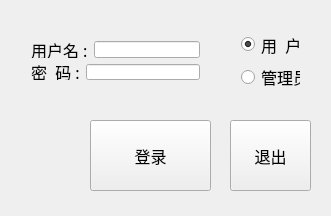
<?xml version="1.0" encoding="UTF-8"?>
<ui version="4.0">
 <class>loginWindow</class>
 <widget class="QMainWindow" name="loginWindow">
  <property name="geometry">
   <rect>
    <x>0</x>
    <y>0</y>
    <width>331</width>
    <height>216</height>
   </rect>
  </property>
  <property name="windowTitle">
   <string>loginWindow</string>
  </property>
  <widget class="QWidget" name="centralWidget">
   <widget class="QWidget" name="layoutWidget">
    <property name="geometry">
     <rect>
      <x>20</x>
      <y>30</y>
      <width>191</width>
      <height>61</height>
     </rect>
    </property>
    <layout class="QVBoxLayout" name="verticalLayout_2">
     <item>
      <layout class="QHBoxLayout" name="horizontalLayout_5">
       <item>
        <widget class="QLabel" name="nameLab">
         <property name="font">
          <font>
           <family>宋体</family>
           <pointsize>12</pointsize>
          </font>
         </property>
         <property name="text">
          <string>用户名 :</string>
         </property>
        </widget>
       </item>
       <item>
        <widget class="QLineEdit" name="nameEdit">
         <property name="font">
          <font>
           <family>宋体</family>
           <pointsize>12</pointsize>
          </font>
         </property>
        </widget>
       </item>
      </layout>
     </item>
     <item>
      <layout class="QHBoxLayout" name="horizontalLayout_6">
       <item>
        <widget class="QLabel" name="pwdLab">
         <property name="font">
          <font>
           <family>宋体</family>
           <pointsize>12</pointsize>
          </font>
         </property>
         <property name="text">
          <string>密  码 :</string>
         </property>
        </widget>
       </item>
       <item>
        <widget class="QLineEdit" name="pwdEdit">
         <property name="font">
          <font>
           <family>宋体</family>
           <pointsize>12</pointsize>
          </font>
         </property>
         <property name="echoMode">
          <enum>QLineEdit::Password</enum>
         </property>
        </widget>
       </item>
      </layout>
     </item>
    </layout>
   </widget>
   <widget class="QWidget" name="layoutWidget_2">
    <property name="geometry">
     <rect>
      <x>230</x>
      <y>20</y>
      <width>81</width>
      <height>81</height>
     </rect>
    </property>
    <layout class="QVBoxLayout" name="verticalLayout_3">
     <item>
      <widget class="QRadioButton" name="userRadio">
       <property name="font">
        <font>
         <family>宋体</family>
         <pointsize>12</pointsize>
        </font>
       </property>
       <property name="text">
        <string>用  户</string>
       </property>
       <property name="checked">
        <bool>true</bool>
       </property>
      </widget>
     </item>
     <item>
      <widget class="QRadioButton" name="adminRadio">
       <property name="font">
        <font>
         <family>宋体</family>
         <pointsize>12</pointsize>
        </font>
       </property>
       <property name="text">
        <string>管理员</string>
       </property>
       <property name="checked">
        <bool>false</bool>
       </property>
      </widget>
     </item>
    </layout>
   </widget>
   <widget class="QPushButton" name="loginBut">
    <property name="geometry">
     <rect>
      <x>90</x>
      <y>120</y>
      <width>121</width>
      <height>71</height>
     </rect>
    </property>
    <property name="font">
     <font>
      <family>宋体</family>
      <pointsize>12</pointsize>
     </font>
    </property>
    <property name="text">
     <string>登录</string>
    </property>
   </widget>
   <widget class="QPushButton" name="cancelBut">
    <property name="geometry">
     <rect>
      <x>230</x>
      <y>120</y>
      <width>81</width>
      <height>71</height>
     </rect>
    </property>
    <property name="font">
     <font>
      <family>宋体</family>
      <pointsize>12</pointsize>
     </font>
    </property>
    <property name="text">
     <string>退出</string>
    </property>
   </widget>
   <zorder>layoutWidget</zorder>
   <zorder>layoutWidget_2</zorder>
   <zorder>layoutWidget_3</zorder>
   <zorder>cancelBut</zorder>
  </widget>
 </widget>
 <layoutdefault spacing="6" margin="11"/>
 <resources/>
 <connections/>
</ui>
